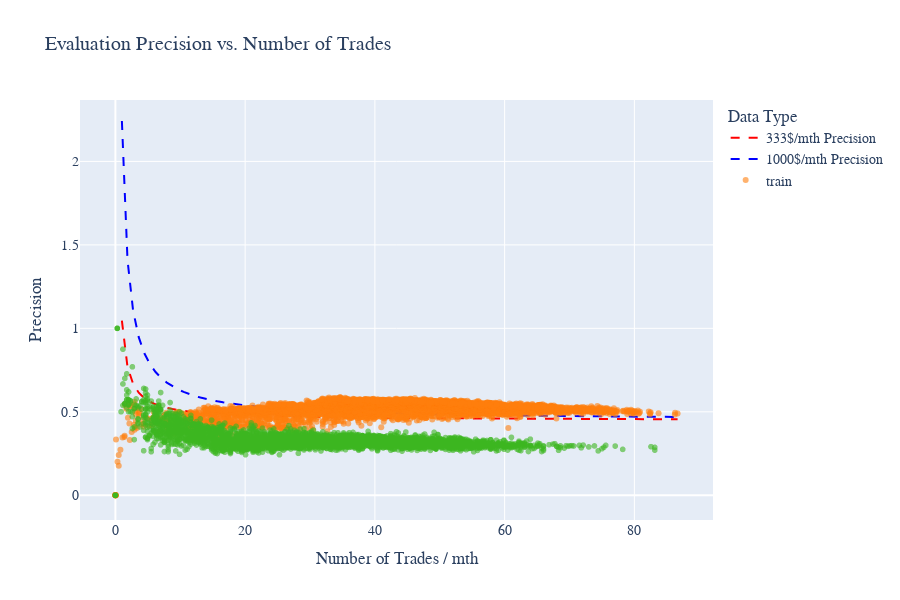

Notebook source saved alongside this figure:
### Code cell
def fun_arr_winrate(arr_nb_trade, gain, risk, R):
    """Mock function to simulate win rate calculation."""
    # This is a placeholder to make the example runnable.
    # The formula is derived from a common trading gain formula.
    return (gain / arr_nb_trade + risk) / (risk * (1 + R))

# --- Updated plotting function ---

def fun_plot_pre_trade(df, gain_period_min=333, gain_period_bingo=1000):

    arr_nb_trade_winrate_train = np.linspace(max(1, min(df["trades_train"])), max(df["trades_train"]), 100)
    arr_winrate_min_train = fun_arr_winrate(arr_nb_trade_winrate_train, gain=gain_period_min, risk=250, R=1.23)
    arr_winrate_bingo_train = fun_arr_winrate(arr_nb_trade_winrate_train, gain=gain_period_bingo, risk=250, R=1.23)

    # --- Create the Plot with opacity for the test data ---
    fig = px.scatter(
        df,
        x='trades_test',
        y='precision_test',
        title="Evaluation Precision vs. Number of Trades",
        color_discrete_sequence=["#3CB620"], # Green for test data
        opacity=0.6,  # Added opacity for the main scatter plot
    )
    # Customize the hover template
    fig.update_traces(
            hovertemplate="Run Index: %{customdata[0]}<br>" +
                "Gain Train: %{customdata[1]:.2f}<br>" +
                "Trades Train: %{customdata[3]:.2f}<br>" +
                "Winrate Train: %{customdata[4]:.4f}<br>" +
                "<b>Gain Test: %{customdata[2]:.2f}</b><br>" +
                "Trades Test: %{x:.2f}<br>" +
                "Winrate Test: %{y:.4f}<br>" + # Corrected from Winrate Train
                    "<extra></extra>",
            customdata=df[['run_index', 'gain_train', "gain_test", "trades_train", "precision_train"]],
            name="test" # Assign a name for the legend
    )

    # add precision = f(nb_trade) to have a gain = 333/mth
    fig.add_scatter(
        x=arr_nb_trade_winrate_train,
        y=arr_winrate_min_train,
        mode='lines',
        line=dict(color='red', width=2),
        line_dash="dash",
        name="333$/mth Precision",
        hovertemplate=f"Gain: {gain_period_min:.2f}<br>" +
                    "Number of Trades: %{x}<br>" +
                    "Precision: %{y:.4f}<br>" +
                    "<extra></extra>",
    )
    # add precision = f(nb_trade) to have a gain = 1000/mth
    fig.add_scatter(
        x=arr_nb_trade_winrate_train,
        y=arr_winrate_bingo_train,
        mode='lines',
        line=dict(color='blue', width=2),
        line_dash="dash",
        name="1000$/mth Precision",
        hovertemplate=f"Gain: {gain_period_bingo:.2f}<br>" +
                    "Number of Trades: %{x}<br>" +
                    "Precision: %{y:.4f}<br>" +
                    "<extra></extra>",
    )
    # add train data with opacity
    fig.add_trace(
        go.Scatter(
            x=df["trades_train"],
            y=df["precision_train"],
            name="train",
            mode="markers",
            # Added marker dict to set color and opacity for the train data
            marker=dict(
                color="#FF7F0E", # Orange for train data
                opacity=0.6
            ),
            hovertemplate="Run Index: %{customdata[0]}<br>" +
                "<b>Gain Train: %{customdata[1]:.2f}</b><br>" +
                "Trades Train: %{x:.2f}<br>" +
                "Winrate Train: %{y:.4f}<br>" +
                "Gain Test: %{customdata[2]:.2f}<br>" +
                "Trades Test: %{customdata[3]:.2f}<br>" +
                "Winrate Test: %{customdata[4]:.4f}<br>" +
                    "<extra></extra>",
            customdata=df[['run_index', 'gain_train', "gain_test", "trades_test", "precision_test"]],
        )
    )

    fig.update_layout(
        xaxis_title="Number of Trades / mth",
        yaxis_title="Precision",
        font=dict(family="Arial, sans-serif", size=14),
        height=600,
        legend_title_text='Data Type' # Add a title to the legend
    )

    fig.show()

fun_plot_pre_trade(df)

### Figure 1 — Plotly figure (JSON) as saved in the notebook; plotly's stock layout.template omitted (floating-point values rounded to 4 significant figures; data arrays with more than 128 entries replaced by an {"elided": "..."} marker saying what was removed)
{"data": [{"customdata": {"elided": "5000x5 float values"}, "hovertemplate": "Run Index: %{customdata[0]}<br>Gain Train: %{customdata[1]:.2f}<br>Trades Train: %{customdata[3]:.2f}<br>Winrate Train: %{customdata[4]:.4f}<br><b>Gain Test: %{customdata[2]:.2f}</b><br>Trades Test: %{x:.2f}<br>Winrate Test: %{y:.4f}<br><extra></extra>", "legendgroup": "", "marker": {"color": "#3CB620", "opacity": 0.6, "symbol": "circle"}, "mode": "markers", "name": "test", "showlegend": false, "type": "scattergl", "x": {"elided": "5000 float values"}, "xaxis": "x", "y": {"elided": "5000 float values"}, "yaxis": "y"}, {"hovertemplate": "Gain: 333.00<br>Number of Trades: %{x}<br>Precision: %{y:.4f}<br><extra></extra>", "line": {"color": "red", "dash": "dash", "width": 2}, "mode": "lines", "name": "333$/mth Precision", "type": "scatter", "x": [1.0, 1.865, 2.731, 3.596, 4.461, 5.326, 6.192, 7.057, 7.922, 8.787, 9.653, 10.52, 11.38, 12.25, 13.11, 13.98, 14.84, 15.71, 16.57, 17.44, 18.31, 19.17, 20.04, 20.9, 21.77, 22.63, 23.5, 24.36, 25.23, 26.09, 26.96, 27.82, 28.69, 29.55, 30.42, 31.28, 32.15, 33.01, 33.88, 34.75, 35.61, 36.48, 37.34, 38.21, 39.07, 39.94, 40.8, 41.67, 42.53, 43.4, 44.26, 45.13, 45.99, 46.86, 47.72, 48.59, 49.46, 50.32, 51.19, 52.05, 52.92, 53.78, 54.65, 55.51, 56.38, 57.24, 58.11, 58.97, 59.84, 60.7, 61.57, 62.43, 63.3, 64.16, 65.03, 65.9, 66.76, 67.63, 68.49, 69.36, 70.22, 71.09, 71.95, 72.82, 73.68, 74.55, 75.41, 76.28, 77.14, 78.01, 78.87, 79.74, 80.6, 81.47, 82.34, 83.2, 84.07, 84.93, 85.8, 86.66], "y": [1.046, 0.7687, 0.6672, 0.6145, 0.5823, 0.5606, 0.5449, 0.5331, 0.5238, 0.5164, 0.5103, 0.5052, 0.5009, 0.4972, 0.494, 0.4912, 0.4887, 0.4865, 0.4845, 0.4827, 0.4811, 0.4796, 0.4782, 0.477, 0.4759, 0.4748, 0.4739, 0.4729, 0.4721, 0.4713, 0.4706, 0.4699, 0.4693, 0.4686, 0.4681, 0.4675, 0.467, 0.4665, 0.4661, 0.4656, 0.4652, 0.4648, 0.4644, 0.4641, 0.4637, 0.4634, 0.4631, 0.4628, 0.4625, 0.4622, 0.4619, 0.4617, 0.4614, 0.4612, 0.4609, 0.4607, 0.4605, 0.4603, 0.4601, 0.4599, 0.4597, 0.4595, 0.4594, 0.4592, 0.459, 0.4589, 0.4587, 0.4586, 0.4584, 0.4583, 0.4581, 0.458, 0.4579, 0.4577, 0.4576, 0.4575, 0.4574, 0.4573, 0.4572, 0.457, 0.4569, 0.4568, 0.4567, 0.4566, 0.4565, 0.4564, 0.4564, 0.4563, 0.4562, 0.4561, 0.456, 0.4559, 0.4558, 0.4558, 0.4557, 0.4556, 0.4555, 0.4555, 0.4554, 0.4553]}, {"hovertemplate": "Gain: 1000.00<br>Number of Trades: %{x}<br>Precision: %{y:.4f}<br><extra></extra>", "line": {"color": "blue", "dash": "dash", "width": 2}, "mode": "lines", "name": "1000$/mth Precision", "type": "scatter", "x": [1.0, 1.865, 2.731, 3.596, 4.461, 5.326, 6.192, 7.057, 7.922, 8.787, 9.653, 10.52, 11.38, 12.25, 13.11, 13.98, 14.84, 15.71, 16.57, 17.44, 18.31, 19.17, 20.04, 20.9, 21.77, 22.63, 23.5, 24.36, 25.23, 26.09, 26.96, 27.82, 28.69, 29.55, 30.42, 31.28, 32.15, 33.01, 33.88, 34.75, 35.61, 36.48, 37.34, 38.21, 39.07, 39.94, 40.8, 41.67, 42.53, 43.4, 44.26, 45.13, 45.99, 46.86, 47.72, 48.59, 49.46, 50.32, 51.19, 52.05, 52.92, 53.78, 54.65, 55.51, 56.38, 57.24, 58.11, 58.97, 59.84, 60.7, 61.57, 62.43, 63.3, 64.16, 65.03, 65.9, 66.76, 67.63, 68.49, 69.36, 70.22, 71.09, 71.95, 72.82, 73.68, 74.55, 75.41, 76.28, 77.14, 78.01, 78.87, 79.74, 80.6, 81.47, 82.34, 83.2, 84.07, 84.93, 85.8, 86.66], "y": [2.242, 1.41, 1.105, 0.9473, 0.8505, 0.7852, 0.7381, 0.7026, 0.6748, 0.6526, 0.6343, 0.619, 0.606, 0.5949, 0.5852, 0.5767, 0.5693, 0.5626, 0.5567, 0.5513, 0.5464, 0.542, 0.538, 0.5342, 0.5308, 0.5277, 0.5248, 0.5221, 0.5195, 0.5172, 0.515, 0.5129, 0.511, 0.5091, 0.5074, 0.5058, 0.5042, 0.5028, 0.5014, 0.5001, 0.4988, 0.4976, 0.4965, 0.4954, 0.4943, 0.4933, 0.4924, 0.4915, 0.4906, 0.4898, 0.489, 0.4882, 0.4874, 0.4867, 0.486, 0.4853, 0.4847, 0.4841, 0.4835, 0.4829, 0.4823, 0.4818, 0.4813, 0.4807, 0.4802, 0.4798, 0.4793, 0.4788, 0.4784, 0.478, 0.4776, 0.4772, 0.4768, 0.4764, 0.476, 0.4757, 0.4753, 0.475, 0.4746, 0.4743, 0.474, 0.4737, 0.4734, 0.4731, 0.4728, 0.4725, 0.4722, 0.4719, 0.4717, 0.4714, 0.4712, 0.4709, 0.4707, 0.4704, 0.4702, 0.47, 0.4698, 0.4696, 0.4693, 0.4691]}, {"customdata": {"elided": "5000x5 float values"}, "hovertemplate": "Run Index: %{customdata[0]}<br><b>Gain Train: %{customdata[1]:.2f}</b><br>Trades Train: %{x:.2f}<br>Winrate Train: %{y:.4f}<br>Gain Test: %{customdata[2]:.2f}<br>Trades Test: %{customdata[3]:.2f}<br>Winrate Test: %{customdata[4]:.4f}<br><extra></extra>", "marker": {"color": "#FF7F0E", "opacity": 0.6}, "mode": "markers", "name": "train", "type": "scatter", "x": {"elided": "5000 float values"}, "y": {"elided": "5000 float values"}}], "layout": {"font": {"family": "Arial, sans-serif", "size": 14}, "height": 600, "legend": {"title": {"text": "Data Type"}, "tracegroupgap": 0}, "title": {"text": "Evaluation Precision vs. Number of Trades"}, "xaxis": {"anchor": "y", "domain": [0, 1], "title": {"text": "Number of Trades / mth"}}, "yaxis": {"anchor": "x", "domain": [0, 1], "title": {"text": "Precision"}}}}
